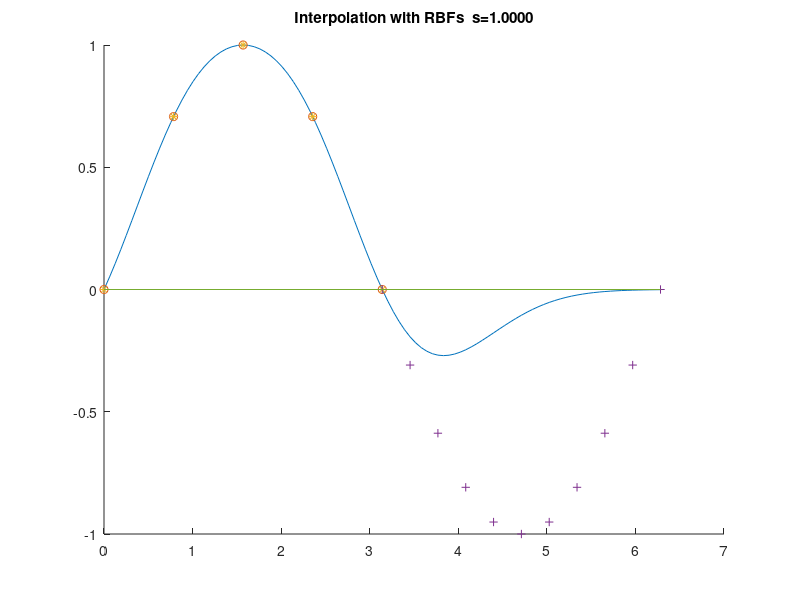

MATLAB code for this plot:
%interp1
%interpolates the sine function
%uses a linear combination  of rbfs
clear
clc

%generate data: 5 data point
p=linspace(0,pi,5)';
t=sin(p);

%spread and bias
s=1;
b=sqrt(log(2))/s;

%compute F
for j=1:length(p)
    n=b*abs((p-p(j)));
    F(:,j)=exp(-n.^2);%F(:,j)=f_j(p)
end
%show F
F
%solve for c
c=F\t

%activation on data points
a=F*c;

%compare:
[t a]

%plot
x=linspace(0,2*pi,101)';
for j=1:length(p)
    n=b*abs((x-p(j)));
    FF(:,j)=exp(-n.^2); %F(:,j)=f_j(t)
end

%activation on x
y=FF*c;

%sine values outside training set
X=[pi:pi/10:2*pi];
T=sin(X);
%plot to compare
close all
hold on
plot(x,y)
plot(p,t,'o')
plot(p,a,'*')
plot(X,T,'+')
plot([0 ;2*pi],[0 ;0])
hold off
title(sprintf('Interpolation with RBFs  s=%5.4f\n',s))



